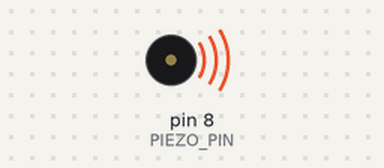
Simulated run of this sketch. Board: Arduino Uno, built with avr-gcc and run on an emulated ATmega328P. Shown: buzzer (waves = sounding).

Above: at 0.1 s.
At 4.1 s:
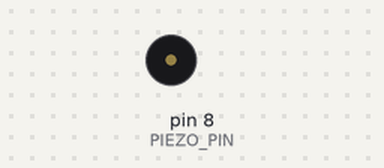
Timing chart, 0 to 5.6 s (numbered marks = the images above):
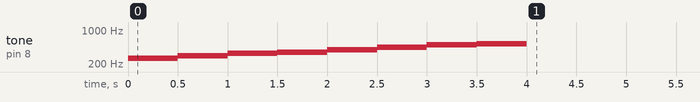

The sketch:

piezospeaker.ino
```cpp
const int melody[] = {    // 음계 별 주파수를 저장한 변수 선언
  262,	                  // '도'의 주파수
  294,	                  // '레'의 주파수
  330,	                  // '미'의 주파수
  349,                    // '파'의 주파수
  392,                    // '솔'의 주파수
  440,	                  // '라'의 주파수
  494,	                  // '시'의 주파수
  523,	                  // '(높은)도'의 주파수
};

const int PIEZO_PIN = 8;  // 피에조 스피커에 연결된 디지털 핀 번호

void setup()
{
  // "도레미파솔라시도"를 순차적으로 출력
  // 음의 길이가 500ms이며, 간격이 500ms가 되도록 지연시간을 줌
  tone(PIEZO_PIN, melody[0], 500); delay(500);
  tone(PIEZO_PIN, melody[1], 500); delay(500);
  tone(PIEZO_PIN, melody[2], 500); delay(500);
  tone(PIEZO_PIN, melody[3], 500); delay(500);
  tone(PIEZO_PIN, melody[4], 500); delay(500);
  tone(PIEZO_PIN, melody[5], 500); delay(500);
  tone(PIEZO_PIN, melody[6], 500); delay(500);
  tone(PIEZO_PIN, melody[7], 500); delay(500);
  // pinMode(PIEZO_PIN,OUTPUT);

}

void loop()
{
  // digitalWrite(PIEZO_PIN,HIGH);
  // delay(1000);
  // digitalWrite(PIEZO_PIN,LOW);
  // delay(1000);
}
```
